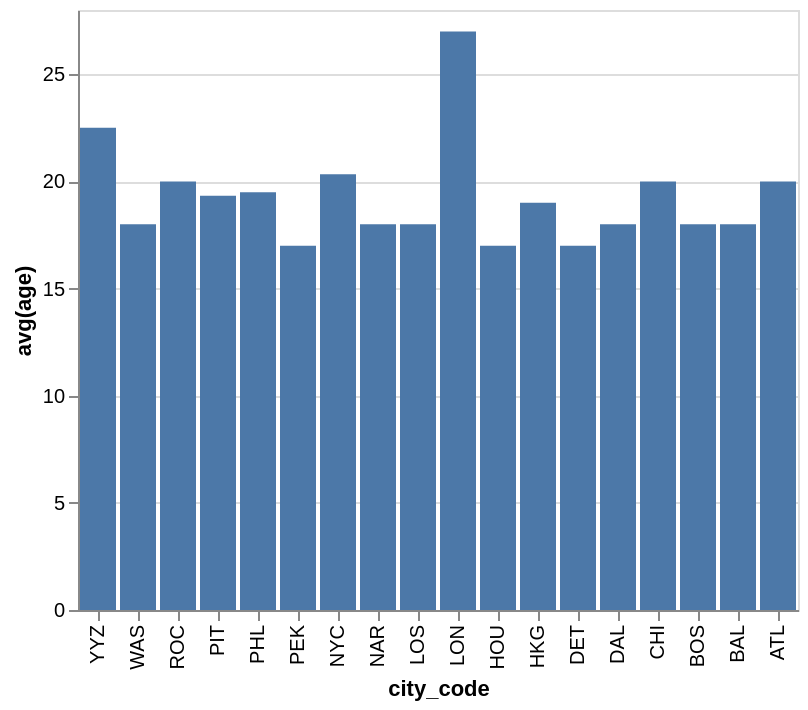

Describe this chart as a Vega-Lite specification.
### Vega-Lite specification from a JSON file in a GitHub repository (floating-point values rounded to 4 significant figures)
{"data": {"values": [{"x_data": "YYZ", "y_data": 22.5}, {"x_data": "WAS", "y_data": 18}, {"x_data": "ROC", "y_data": 20}, {"x_data": "PIT", "y_data": 19.33}, {"x_data": "PHL", "y_data": 19.5}, {"x_data": "PEK", "y_data": 17}, {"x_data": "NYC", "y_data": 20.33}, {"x_data": "NAR", "y_data": 18}, {"x_data": "LOS", "y_data": 18}, {"x_data": "LON", "y_data": 27}, {"x_data": "HOU", "y_data": 17}, {"x_data": "HKG", "y_data": 19}, {"x_data": "DET", "y_data": 17}, {"x_data": "DAL", "y_data": 18}, {"x_data": "CHI", "y_data": 20}, {"x_data": "BOS", "y_data": 18}, {"x_data": "BAL", "y_data": 18}, {"x_data": "ATL", "y_data": 20}]}, "mark": "bar", "encoding": {"x": {"field": "x_data", "type": "nominal", "title": "city_code", "sort": "descending"}, "y": {"field": "y_data", "type": "quantitative", "title": "avg(age)"}}}
